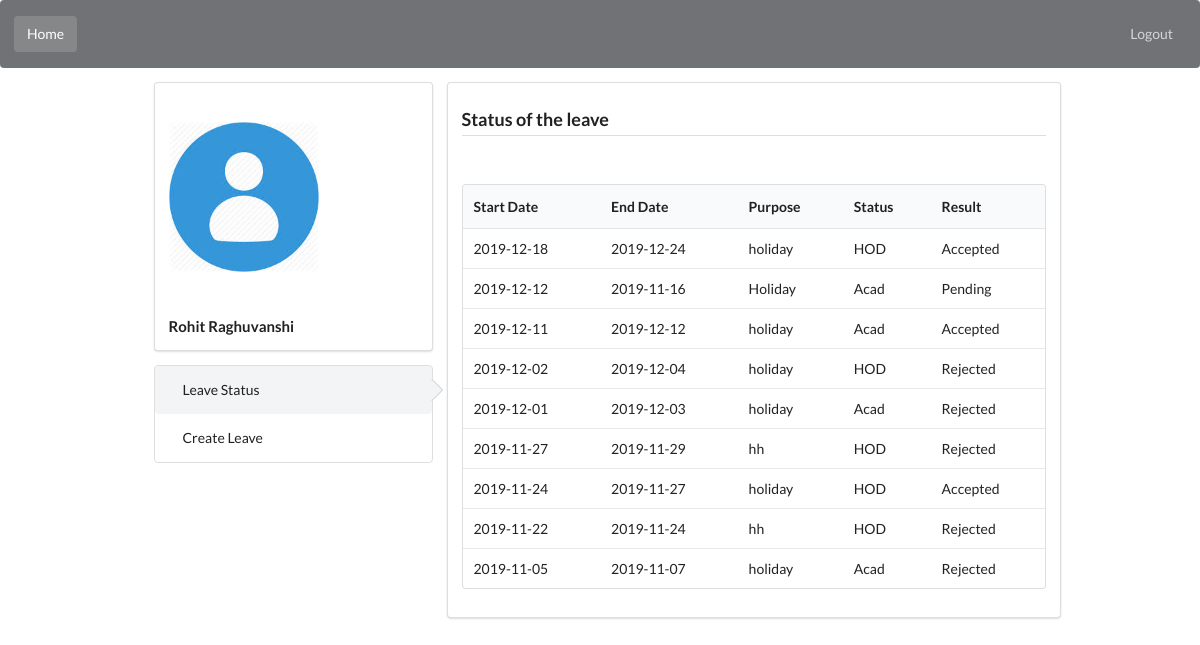
The app's page /show_stat_stud.php (signed in) with its own data.
### tables this page shows
CREATE TABLE IF NOT EXISTS `student` (
  `roll_no` int(7) NOT NULL,
  `name` varchar(20) NOT NULL,
  `password` varchar(18) NOT NULL,
  `dept_id` varchar(10) NOT NULL,
  PRIMARY KEY (`roll_no`),
  KEY `dept_id` (`dept_id`)
);

CREATE TABLE IF NOT EXISTS `application_student` (
  `roll_no` varchar(10) NOT NULL,
  `strdate` date NOT NULL,
  `endate` date NOT NULL,
  `type` varchar(10) NOT NULL,
  `purpose` varchar(30) NOT NULL,
  `status` varchar(10) NOT NULL,
  `result` varchar(10) NOT NULL,
  PRIMARY KEY (`roll_no`,`strdate`)
);

### show_stat_stud.php (the view, shortened to what this page needs)
<?php
if(isset($_SESSION['IS_AUTHENTICATED']) && $_SESSION['IS_AUTHENTICATED'] == 1){
$link = mysqli_connect('localhost', 'root', '');
$user_id = $_SESSION['USER_ID'];
$qry = "SELECT name FROM student WHERE roll_no = $user_id";
$result = mysqli_query($link,$qry);
$count = mysqli_num_rows($result);
if($count==1){
	$info=mysqli_fetch_array($result);
	$name=$info["name"];
	$query = "Select strdate,endate,type,purpose,status,result From application_student Where roll_no='$user_id' ORDER BY strdate desc";
	$result = mysqli_query($link,$query);
}
echo'<html>
	<head>
		<link rel="stylesheet" type="text/css" href="semantic.min.css">
		<link rel="stylesheet" type="text/css" href="semantic.css">
		<link rel="stylesheet" type="text/css" href="semantic.min.js">
		<link rel="stylesheet" type="text/css" href="semantic.js">
		<script src="https://ajax.googleapis.com/ajax/libs/jquery/3.4.1/jquery.min.js"></script>
		<meta charset="utf-8">
	</head>
	<body onmouseover="change()">
		<div class="ui secondary inverted segment">
	  		<div class="ui inverted secondary menu">
		    	<a class="active item">
		      		Home
		    	</a>
		    	<a class=" right aligned item" href="/ApplicationTracker/logout.php">
		      		Logout
		    	</a>
	  		</div>
		</div>
		<div class="ui stackable four column grid">
			<div class="two wide column">
			</div>
			<div class="column">
				<div class="ui segment">
					<div class="ui small image" style="display:block;">
	  					<svg width="150" height="200">
	    					<image xlink:href="14.jpg" x="0" y="0" width="100%" height="100%"></image>
	  					</svg>
	  					<br>
	  					<div>
	  						<h4>'.$name.'</h4>
	  					</div>
					</div>
				</div>
				<div class="ui vertical steps" style="display:block;">
					<a href="/ApplicationTracker/show_stat_stud.php"><div class="ui active step">
						Leave Status
					</div></a>
					<a href="/ApplicationTracker/leave_stud.php"><div class="ui step">
						Create Leave
					</div></a>
				</div>
			</div>
			<div class="ui padded segment eight wide column">
			<div class="column">
			<div class="ui dividing header">
				Status of the leave
			</div>
			<br>
	<table class="ui unstackable table"><thead><tr><th>Start Date</th><th>End Date</th><th>Purpose</th><th>Status</th><th>Result</th></thead><tbody>';
 if($result){
 	$init=0;
	 while($info=mysqli_fetch_array($result)){
	 	echo '<tr><td>'.$info['strdate'].'</td>
	 			  <td>'.$info['endate'].'</td>
	 			  <td>'.$info['purpose'].'</td>
	 			  <td>'.$info['status'].'</td>
	 			  <td id= "'.$init.'">'.$info['result'].'</td></tr>';
	 			  $init += 1;
	 }
	}
 echo '</tbody></table>
		</div>
			</div>
			<div class="two wide column">
			</div>
		</div>
		<script>
			function change()
			{
				var k;
				for(var i = 0; i < 100; i++)
				{
					var k = document.getElementById(i.toString(10)).innerHTML;
					if(k == "pending")
					{
						$("#"+i.toString(10)).addClass("ui yellow message");
					}
				}
			}
		</script>
	</body>
</html>';
 }
 ?>

### records on screen
student: name "Rohit Raghuvanshi"
application_student: strdate "2019-12-18", endate "2019-12-24", purpose "holiday", status "HOD", result "Accepted"
application_student: strdate "2019-12-12", endate "2019-11-16", purpose "Holiday", status "Acad", result "Pending"
application_student: strdate "2019-12-11", endate "2019-12-12", purpose "holiday", status "Acad", result "Accepted"
application_student: strdate "2019-12-02", endate "2019-12-04", purpose "holiday", status "HOD", result "Rejected"
application_student: strdate "2019-12-01", endate "2019-12-03", purpose "holiday", status "Acad", result "Rejected"
application_student: strdate "2019-11-27", endate "2019-11-29", purpose "hh", status "HOD", result "Rejected"
application_student: strdate "2019-11-24", endate "2019-11-27", purpose "holiday", status "HOD", result "Accepted"
application_student: strdate "2019-11-22", endate "2019-11-24", purpose "hh", status "HOD", result "Rejected"
application_student: strdate "2019-11-05", endate "2019-11-07", purpose "holiday", status "Acad", result "Rejected"
